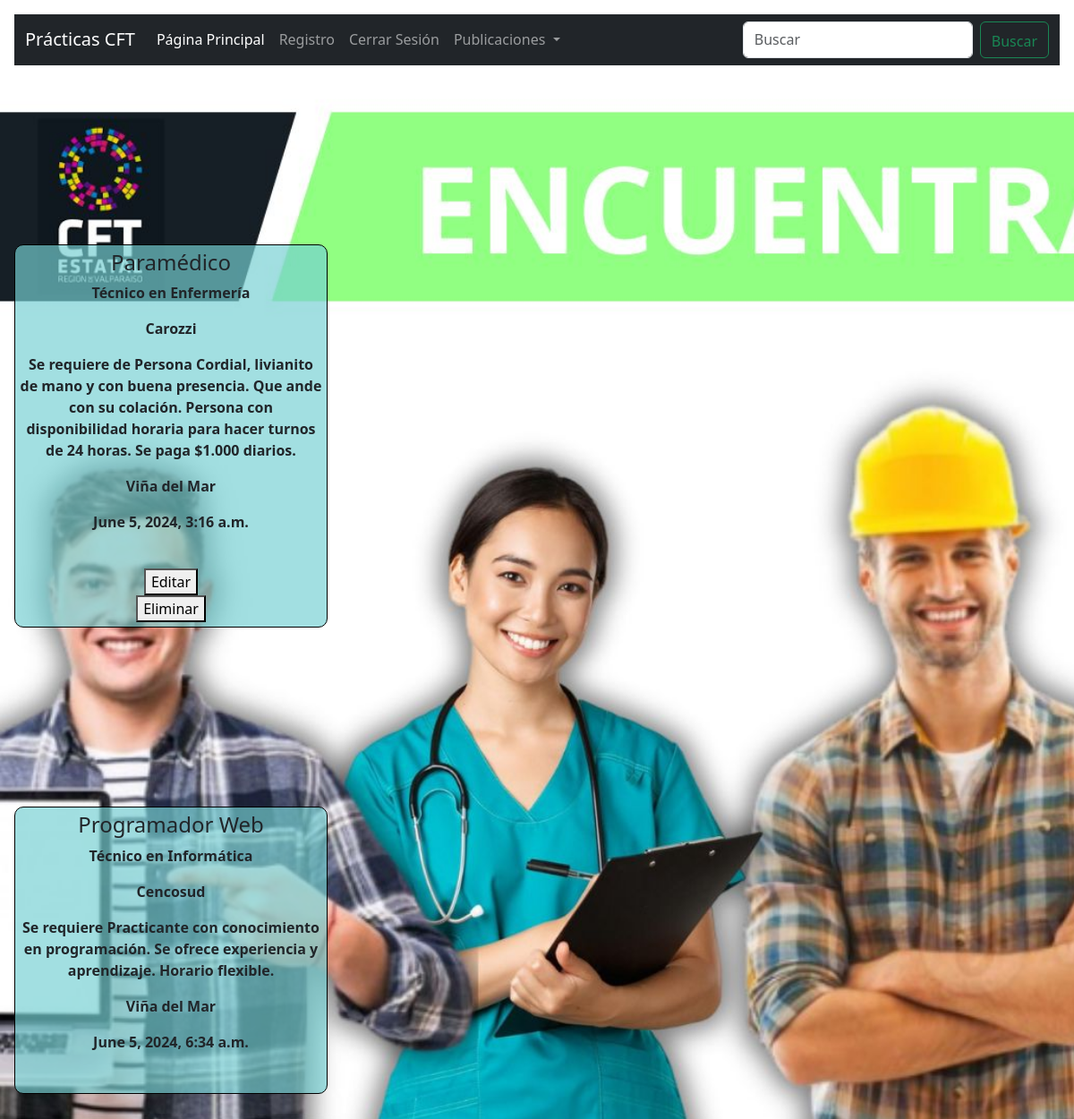
/publicaciones/ (signed in), run on the app's committed database.
### Practicas/EmpleosCFT/models.py (models this page shows, shortened)
class crear_vacante(models.Model):
    empresa = models.ForeignKey(User, on_delete=models.CASCADE)
    titulo = models.CharField(max_length=150)
    carrera = models.CharField(max_length=50)
    modalidad = models.CharField(max_length=30)
    descripcion = models.TextField(blank=True)
    ubicacion = models.CharField(max_length=100)
    fecha = models.DateTimeField(auto_now_add=True)

### Practicas/EmpleosCFT/views.py (the view)
# urls.py: path('publicaciones/', publicacion, name = 'publicacion'),
def publicacion(request):
    practicas = crear_vacante.objects.all()
    return render(request, 'publicaciones.html', {'practicas':practicas})

### Practicas/EmpleosCFT/Templates/publicaciones.html (shortened to what this page needs)
{% extends 'base.html'%}
{% load static%}
{% block content %}
<link rel="stylesheet" href="{% static 'style.css' %}">
{% for practica in practicas %}
    <div class="card-body">
        <h4>{{ practica.titulo }}</h4>
        <p>{{ practica.carrera }}</p>
        <p>{{ practica.empresa }}</p>
        <p>{{ practica.descripcion }}</p>
        <p>{{ practica.ubicacion }}</p>
        <p>{{ practica.fecha }}</p>
        <br>
        {% if practica.empresa == request.user %}
            <a href="{% url 'editar' practica.id %}">
                <button>
                    Editar
                </button>
            </a>
            <form action="{% url 'borrar' practica.id %}" method="POST">
                <button>
                    Eliminar
                </button>
            </form>
        {% endif %}
    </div>
{% endfor %}
{% endblock %}

### Practicas/EmpleosCFT/static/style.css (style rules this page uses)
body { background-image: url('img/home.jpg'); background-size: cover; }
.card-body { background-color: rgba(117, 208, 211, 0.675); padding: 5px; border: 1px solid #000000; border-radius: 10px; margin-bottom: 15px; text-align: center; max-width: 350px; font-weight: bold; margin-top: 25vh; }

### data on the page
crear_vacante: titulo "Paramédico", carrera "Técnico en Enfermería", empresa "Carozzi", descripcion "Se requiere de Persona Cordial, livianito de mano y con buena presencia. Que ande con su colación. Persona con disponibilidad horaria para hacer turnos de 24 horas. Se paga $1.000 diarios.", ubicacion "Viña del Mar", fecha "June 5, 2024, 3:16 a.m.", shows "Editar"
crear_vacante: titulo "Programador Web", carrera "Técnico en Informática", empresa "Cencosud", descripcion "Se requiere Practicante con conocimiento en programación. Se ofrece experiencia y aprendizaje. Horario flexible.", ubicacion "Viña del Mar", fecha "June 5, 2024, 6:34 a.m."
